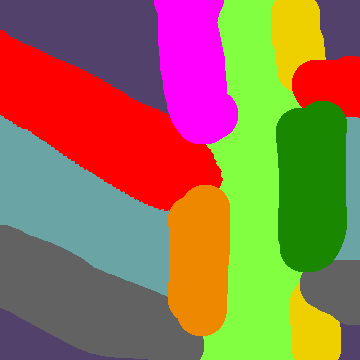
#> input picture dihedral_matrices/ala-rama-colorful.png, 360 x 360 px
$ python create_matrix_from_image.py ala-rama-colorful.png ala-rama.png
#> lines starting #> are read from the running program, lines starting #| are printed output that depends on the picture
#!/usr/bin/env python
from __future__ import absolute_import, division, print_function
import sys
from PIL import Image
import numpy


def main():
    image = Image.open(sys.argv[1])
#> image is the input picture: PIL image 360x360 RGB; mean R, G, B 148.9, 115.8, 78.3
#    if image.mode == '1':
    width, height = image.size
#> width = 360; height = 360
#    for i in xrange(height):
#        print(
#            ''.join(
#                '0' if image.getpixel((j, i)) else '1'
#                for j in xrange(width)
#            )
#        )

    matrix = numpy.zeros(shape=(height,width))
    colors = []
    # defined area codes, 1 = helix, 2 = beta sheet:
    # helix at phi,psi = -90,-45
    colors.append(image.getpixel((89,255)))
#    colors.append(image.getpixel((225,89)))
    # beta sheet phi,psi = -135, 135
    colors.append(image.getpixel((44,45)))
#    colors.append(image.getpixel((45,44)))
    fraction = 1
    for i in xrange(height):
        for j in xrange(width):
            if i%fraction==0 and j%fraction==0:
                pixel = image.getpixel((j,i))
                if not pixel in colors:
                    colors.append(pixel)
                matrix[i,j] = colors.index(pixel)
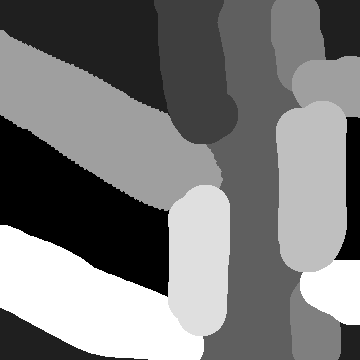
#> matrix: shape (360, 360) float64; min 0, max 8, mean 3.84; drawn with min black and max white
#> after the loop, colors = [(106, 164, 164), (82, 65, 106), (255, 0, 255), (131, 255, 65), (238, 207, 0), (255, 0, 0), (25, 136, 0), (238, 136, 0), (98, 98, 98)]
#                sys.stdout.write("{0:3d} ".format(image.getpixel((j,i))[0]))
#        if i%fraction == 0:
#            sys.stdout.write("\n")

    sys.stderr.write("found {} areas\n".format(len(colors)))

    sys.stdout.write("{} = [".format(sys.argv[2]))
    for i in range(0,height,fraction):
        sys.stdout.write("[")
        for j in range(0,width,fraction):
            sys.stdout.write(" {0:1d}".format(int(matrix[i,j])+1))
            if j != width-1:
                sys.stdout.write(",")
        sys.stdout.write("]")
        if i != height-1:
            sys.stdout.write(",")
            sys.stdout.write("\n")
#> this loop made 360 passes
#> (printed output is left out)
    sys.stdout.write("]")


if __name__ == '__main__':
    main()

$ run again, on dihedral_matrices/gly-rama.png
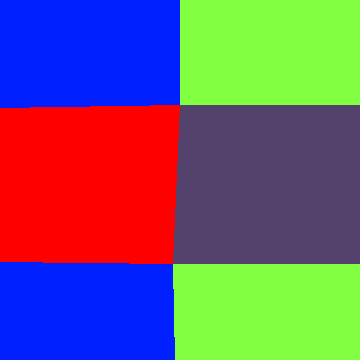
#> input picture dihedral_matrices/gly-rama.png, 360 x 360 px
#> in main, image is the input picture: PIL image 360x360 P; mean R, G, B 110, 95.9, 113.2
#> after the loop in main, `for i in xrange(height):`:
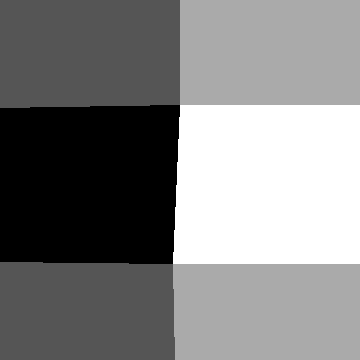
#> matrix: shape (360, 360) float64; min 0, max 3, mean 1.52; drawn with min black and max white
#> after the loop in main, `for i in xrange(height):`: colors = [196, 1, 172, 226]
#> the loop in main, `for i in range(0,height,fraction):` made 360 passes
#> (printed output is left out)

$ run again, on dihedral_matrices/pro-omega-psi.png
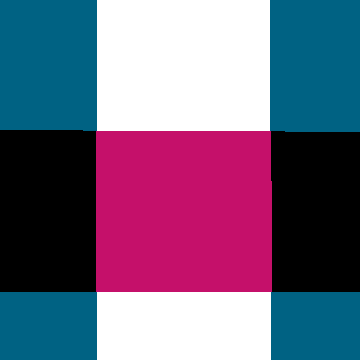
#> input picture dihedral_matrices/pro-omega-psi.png, 360 x 360 px
#> in main, image is the input picture: PIL image 360x360 P; mean R, G, B 110.9, 99.4, 128.5
#> after the loop in main, `for i in xrange(height):`:
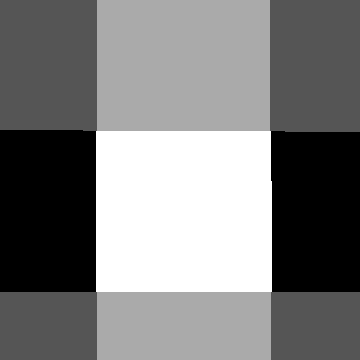
#> matrix: shape (360, 360) float64; min 0, max 3, mean 1.47; drawn with min black and max white
#> after the loop in main, `for i in xrange(height):`: colors = [0, 17, 7, 225]
#> the loop in main, `for i in range(0,height,fraction):` made 360 passes
#> (printed output is left out)
